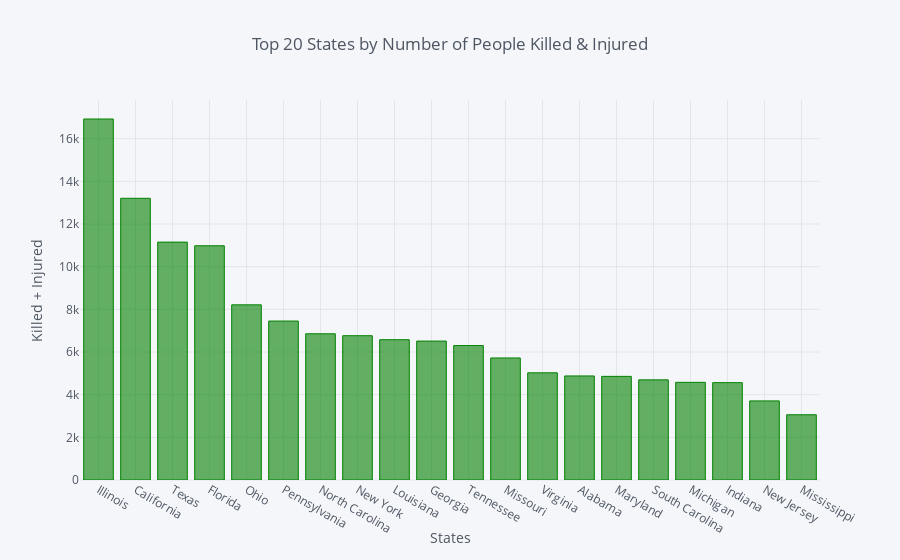

The code cell stored with this chart in its notebook:
### Code cell
#
st = gun.groupby('state')['state','Total'].sum().sort_values('Total',ascending=False).head(20)
st.iplot(kind='bar',colors='green',title='Top 20 States by Number of People Killed & Injured',xTitle='States',yTitle='Killed + Injured')

### Figure 1 — Plotly figure (JSON) as saved in the notebook; plotly's stock layout.template omitted (floating-point values rounded to 4 significant figures)
{"data": [{"marker": {"color": "rgba(0, 128, 0, 0.6)", "line": {"color": "rgba(0, 128, 0, 1.0)", "width": 1}}, "name": "Total", "orientation": "v", "text": "", "type": "bar", "uid": "8109522c-c913-11e8-93be-acb57d762223", "x": ["Illinois", "California", "Texas", "Florida", "Ohio", "Pennsylvania", "North Carolina", "New York", "Louisiana", "Georgia", "Tennessee", "Missouri", "Virginia", "Alabama", "Maryland", "South Carolina", "Michigan", "Indiana", "New Jersey", "Mississippi"], "y": [16923, 13206, 11152, 10981, 8211, 7451, 6854, 6764, 6577, 6512, 6302, 5721, 5025, 4878, 4858, 4694, 4578, 4564, 3708, 3059]}], "layout": {"legend": {"bgcolor": "#F5F6F9", "font": {"color": "#4D5663"}}, "paper_bgcolor": "#F5F6F9", "plot_bgcolor": "#F5F6F9", "title": "Top 20 States by Number of People Killed & Injured", "titlefont": {"color": "#4D5663"}, "xaxis": {"gridcolor": "#E1E5ED", "showgrid": true, "tickfont": {"color": "#4D5663"}, "title": "States", "titlefont": {"color": "#4D5663"}, "zerolinecolor": "#E1E5ED"}, "yaxis": {"gridcolor": "#E1E5ED", "showgrid": true, "tickfont": {"color": "#4D5663"}, "title": "Killed + Injured", "titlefont": {"color": "#4D5663"}, "zerolinecolor": "#E1E5ED"}}}
